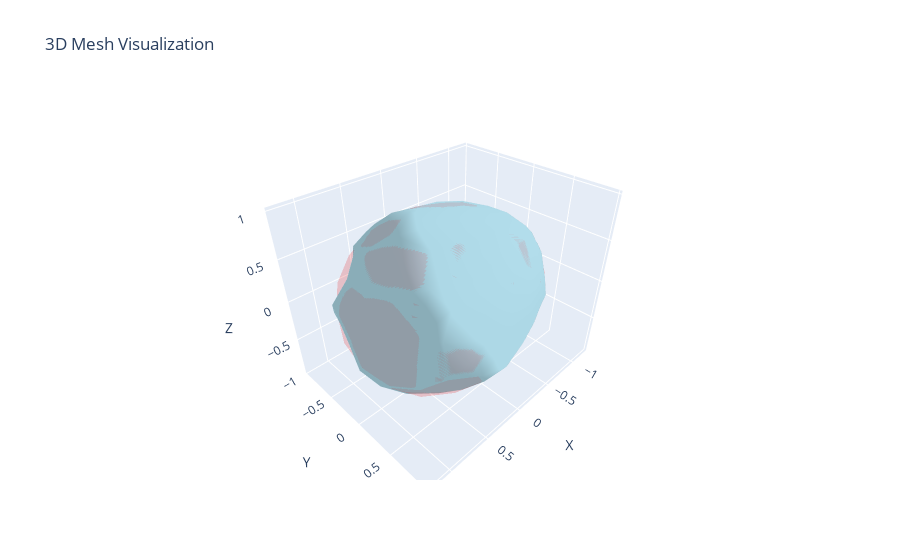

Write notebook code for a chart like this one.
### Code cell
visualise_meshes(Meshes(verts=final_verts.detach(),faces=sphere.faces_packed().unsqueeze(0)), balloon)

### Figure 1 — Plotly figure (JSON) as saved in the notebook; plotly's stock layout.template omitted (floating-point values rounded to 4 significant figures; data arrays with more than 128 entries replaced by an {"elided": "..."} marker saying what was removed)
{"data": [{"color": "lightblue", "i": {"elided": "320 int values"}, "j": {"elided": "320 int values"}, "k": {"elided": "320 int values"}, "opacity": 1, "type": "mesh3d", "x": {"elided": "162 float values"}, "y": {"elided": "162 float values"}, "z": {"elided": "162 float values"}}, {"color": "red", "i": {"elided": "320 int values"}, "j": {"elided": "320 int values"}, "k": {"elided": "320 int values"}, "opacity": 0.1, "type": "mesh3d", "x": {"elided": "162 float values"}, "y": {"elided": "162 float values"}, "z": {"elided": "162 float values"}}], "layout": {"scene": {"xaxis": {"title": {"text": "X"}}, "yaxis": {"title": {"text": "Y"}}, "zaxis": {"title": {"text": "Z"}}}, "title": {"text": "3D Mesh Visualization"}}}
